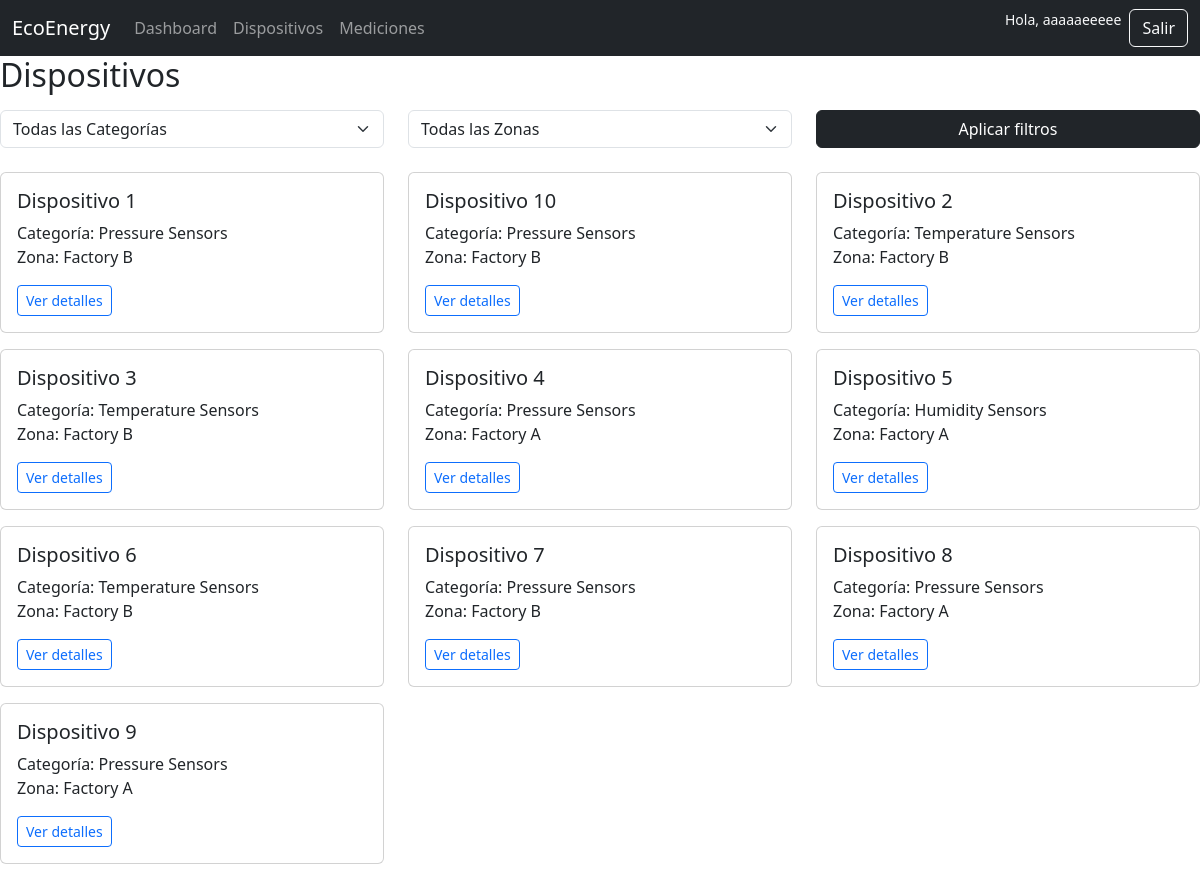
Screenshot of /devices/ (signed in) with the database file from the repository.
### core/models.py (models this page shows, shortened)
class Device(models.Model):
    name = models.CharField(max_length=100)
    category = models.ForeignKey(Category, on_delete=models.CASCADE)
    zone = models.ForeignKey(Zone, on_delete=models.CASCADE)
    organization = models.ForeignKey(Organization, on_delete=models.CASCADE)
    created_at = models.DateTimeField(auto_now_add=True)
    updated_at = models.DateTimeField(auto_now=True)
    deleted_at = models.DateTimeField(null=True, blank=True)
    class Meta:
        constraints = [
            models.UniqueConstraint(fields=["organization", "name"], name="uniq_device_name_per_org"),
        ]
        ordering = ("name",)  # orden por defecto útil en admin/listas

class Category(models.Model):
    name = models.CharField(max_length=100)
    organization = models.ForeignKey(Organization, on_delete=models.CASCADE)
    created_at = models.DateTimeField(auto_now_add=True)
    updated_at = models.DateTimeField(auto_now=True)
    deleted_at = models.DateTimeField(null=True, blank=True)

class Zone(models.Model):
    name = models.CharField(max_length=100)
    organization = models.ForeignKey(Organization, on_delete=models.CASCADE)
    created_at = models.DateTimeField(auto_now_add=True)
    updated_at = models.DateTimeField(auto_now=True)
    deleted_at = models.DateTimeField(null=True, blank=True)

### core/views.py (the view)
# urls.py: path("devices/", views.device_list, name="device_list"),
@login_required
def device_list(request):
    org = _user_org_or_none(request.user)
    devices = Device.objects.select_related("category", "zone", "organization").all()
    categories = Category.objects.all()
    zones = Zone.objects.all()
    if org:
        devices = devices.filter(organization=org)
        categories = categories.filter(organization=org)
        zones = zones.filter(organization=org)
    category_id = request.GET.get("category", "all")
    zone_id = request.GET.get("zone", "all")
    if category_id != "all":
        devices = devices.filter(category_id=category_id)
    if zone_id != "all":
        devices = devices.filter(zone_id=zone_id)
    context = {
        "devices": devices,
        "categories": categories,
        "zones": zones,
        "selected_category": category_id,
        "selected_zone": zone_id,
    }
    return render(request, "core/device_list.html", context)

### core/views.py (called while the page is built)
def _user_org_or_none(user):
    if user.is_superuser:
        return None
    acc = getattr(user, "account", None)
    return acc.organization if acc else None

### core/templates/core/device_list.html (shortened to what this page needs)
{% extends "base.html" %}
{% block content %}
<h2 class="mb-3">Dispositivos</h2>
<form method="get" class="row mb-4">
  <div class="col-md-4">
    <select name="category" class="form-select">
      <option value="all" {% if selected_category == "all" %}selected{% endif %}>
        Todas las Categorías
      </option>
    </select>
  </div>
  <div class="col-md-4">
    <select name="zone" class="form-select">
      <option value="all" {% if selected_zone == "all" %}selected{% endif %}>
        Todas las Zonas
      </option>
    </select>
  </div>
  <div class="col-md-4">
    <button type="submit" class="btn btn-dark w-100">Aplicar filtros</button>
  </div>
</form>
<div class="row">
  {% for d in devices %}
  <div class="col-md-4">
    <div class="card mb-3">
      <div class="card-body">
        <h5 class="card-title">{{ d.name }}</h5>
        <p class="card-text">
          Categoría: {{ d.category.name }} <br>
          Zona: {{ d.zone.name }}
        </p>
        <a
          class="btn btn-outline-primary btn-sm"
          href="{% url 'device_detail' d.id %}{% if request.GET %}?{{ request.GET.urlencode }}{% endif %}"
        >
          Ver detalles
        </a>
      </div>
    </div>
  </div>
  {% empty %}
  <p>No hay dispositivos disponibles</p>
  {% endfor %}
</div>
{% endblock %}

### core/templates/base.html (shortened to what this page needs)
<!DOCTYPE html>
<html lang="en">
<head>
  <link href="https://cdn.jsdelivr.net/npm/bootstrap@5.3.0/dist/css/bootstrap.min.css" rel="stylesheet">
</head>
<body>
  <nav class="navbar navbar-expand-lg navbar-dark bg-dark">
    <div class="container-fluid">
      <a class="navbar-brand" href="{% url 'dashboard' %}">EcoEnergy</a>
      <div class="collapse navbar-collapse" id="navbarNav">
        <ul class="navbar-nav me-auto mb-2 mb-lg-0">
          <li class="nav-item">
            <a class="nav-link" href="{% url 'dashboard' %}">Dashboard</a>
          </li>
          <li class="nav-item">
            <a class="nav-link" href="{% url 'device_list' %}">Dispositivos</a>
          </li>
          <li class="nav-item">
            <a class="nav-link" href="{% url 'measurement_list' %}">Mediciones</a>
          </li>
        </ul>
        <div class="d-flex">
          {% if user.is_authenticated %}
            <span class="text-light me-2 small">Hola, {{ user.username }}</span>
            <a href="{% url 'logout' %}" class="btn btn-outline-light">Salir</a>
          {% else %}
            <a href="{% url 'login' %}" class="btn btn-outline-light me-2">Iniciar sesión</a>
            <a href="{% url 'register' %}" class="btn btn-light">Registrarse</a>
          {% endif %}
        </div>
      </div>
    </div>
  </nav>
  <main>
    {% block content %}{% endblock %}
  </main>
</body>
</html>

### rows the page displays
Device: name "Dispositivo 1", category.name "Pressure Sensors", zone.name "Factory B"
Device: name "Dispositivo 10", category.name "Pressure Sensors", zone.name "Factory B"
Device: name "Dispositivo 2", category.name "Temperature Sensors", zone.name "Factory B"
Device: name "Dispositivo 3", category.name "Temperature Sensors", zone.name "Factory B"
Device: name "Dispositivo 4", category.name "Pressure Sensors", zone.name "Factory A"
Device: name "Dispositivo 5", category.name "Humidity Sensors", zone.name "Factory A"
Device: name "Dispositivo 6", category.name "Temperature Sensors", zone.name "Factory B"
Device: name "Dispositivo 7", category.name "Pressure Sensors", zone.name "Factory B"
Device: name "Dispositivo 8", category.name "Pressure Sensors", zone.name "Factory A"
Device: name "Dispositivo 9", category.name "Pressure Sensors", zone.name "Factory A"

### other values shown
{{ user.username }} "aaaaaeeeee"
